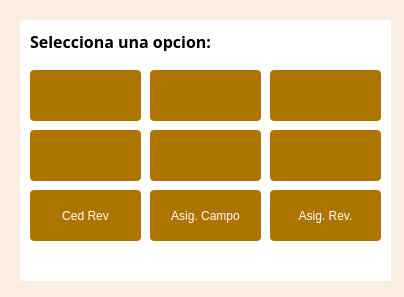
<?xml version="1.0" encoding="UTF-8"?>
<ui version="4.0">
 <class>MasterDialogBase</class>
 <widget class="QDialog" name="MasterDialogBase">
  <property name="geometry">
   <rect>
    <x>0</x>
    <y>0</y>
    <width>404</width>
    <height>297</height>
   </rect>
  </property>
  <property name="minimumSize">
   <size>
    <width>403</width>
    <height>296</height>
   </size>
  </property>
  <property name="maximumSize">
   <size>
    <width>404</width>
    <height>297</height>
   </size>
  </property>
  <property name="windowTitle">
   <string>Master</string>
  </property>
  <property name="styleSheet">
   <string notr="true">QDialog{
background : rgb(250,238,224);
}</string>
  </property>
  <widget class="QWidget" name="widget" native="true">
   <property name="geometry">
    <rect>
     <x>20</x>
     <y>20</y>
     <width>371</width>
     <height>261</height>
    </rect>
   </property>
   <property name="styleSheet">
    <string notr="true">QWidget{
background : rgb(255,255,255);
}</string>
   </property>
   <widget class="QPushButton" name="btnFusDiv">
    <property name="geometry">
     <rect>
      <x>130</x>
      <y>110</y>
      <width>111</width>
      <height>51</height>
     </rect>
    </property>
    <property name="styleSheet">
     <string notr="true">QPushButton{
background : rgb(174, 116, 0);
color : rgb(255, 255, 255);
border-radius : 4px;
}
QPushButton::hover{
background : rgb(104, 69, 13);
color : rgb(255, 255, 255);
border-radius : 4px;
}
QPushButton:disabled {
background: rgb(217, 217, 217)
}</string>
    </property>
    <property name="text">
     <string/>
    </property>
    <property name="icon">
     <iconset resource="resources.qrc">
      <normaloff>:/plugins/Master/icons/DivisionFusion.png</normaloff>:/plugins/Master/icons/DivisionFusion.png</iconset>
    </property>
    <property name="iconSize">
     <size>
      <width>112</width>
      <height>112</height>
     </size>
    </property>
   </widget>
   <widget class="QPushButton" name="btnCedRev">
    <property name="geometry">
     <rect>
      <x>10</x>
      <y>170</y>
      <width>111</width>
      <height>51</height>
     </rect>
    </property>
    <property name="styleSheet">
     <string notr="true">QPushButton{
background : rgb(174, 116, 0);
color : rgb(255, 255, 255);
border-radius : 4px;
}
QPushButton::hover{
background : rgb(104, 69, 13);
color : rgb(255, 255, 255);
border-radius : 4px;
}
QPushButton:disabled {
background: rgb(217, 217, 217)
}</string>
    </property>
    <property name="text">
     <string>Ced Rev</string>
    </property>
   </widget>
   <widget class="QPushButton" name="btnDibujo">
    <property name="geometry">
     <rect>
      <x>130</x>
      <y>50</y>
      <width>111</width>
      <height>51</height>
     </rect>
    </property>
    <property name="styleSheet">
     <string notr="true">QPushButton{
background : rgb(174, 116, 0);
color : rgb(255, 255, 255);
border-radius : 4px;
}
QPushButton::hover{
background : rgb(104, 69, 13);
color : rgb(255, 255, 255);
border-radius : 4px;
}
QPushButton:disabled {
background: rgb(217, 217, 217)
}</string>
    </property>
    <property name="text">
     <string/>
    </property>
    <property name="icon">
     <iconset resource="resources.qrc">
      <normaloff>:/plugins/Master/icons/dibujo.png</normaloff>:/plugins/Master/icons/dibujo.png</iconset>
    </property>
    <property name="iconSize">
     <size>
      <width>112</width>
      <height>112</height>
     </size>
    </property>
   </widget>
   <widget class="QPushButton" name="btnEliminar">
    <property name="geometry">
     <rect>
      <x>250</x>
      <y>50</y>
      <width>111</width>
      <height>51</height>
     </rect>
    </property>
    <property name="styleSheet">
     <string notr="true">QPushButton{
background : rgb(174, 116, 0);
color : rgb(255, 255, 255);
border-radius : 4px;
}
QPushButton::hover{
background : rgb(104, 69, 13);
color : rgb(255, 255, 255);
border-radius : 4px;
}
QPushButton:disabled {
background: rgb(217, 217, 217)
}</string>
    </property>
    <property name="text">
     <string/>
    </property>
    <property name="icon">
     <iconset resource="resources.qrc">
      <normaloff>:/plugins/Master/icons/Eliminar.png</normaloff>:/plugins/Master/icons/Eliminar.png</iconset>
    </property>
    <property name="iconSize">
     <size>
      <width>112</width>
      <height>112</height>
     </size>
    </property>
   </widget>
   <widget class="QPushButton" name="btnTopologia">
    <property name="geometry">
     <rect>
      <x>10</x>
      <y>110</y>
      <width>111</width>
      <height>51</height>
     </rect>
    </property>
    <property name="styleSheet">
     <string notr="true">QPushButton{
background : rgb(174, 116, 0);
color : rgb(255, 255, 255);
border-radius : 4px;
}
QPushButton::hover{
background : rgb(104, 69, 13);
color : rgb(255, 255, 255);
border-radius : 4px;
}
QPushButton:disabled {
background: rgb(217, 217, 217)
}</string>
    </property>
    <property name="text">
     <string/>
    </property>
    <property name="icon">
     <iconset resource="resources.qrc">
      <normaloff>:/plugins/Master/icons/Topologia.png</normaloff>:/plugins/Master/icons/Topologia.png</iconset>
    </property>
    <property name="iconSize">
     <size>
      <width>112</width>
      <height>112</height>
     </size>
    </property>
   </widget>
   <widget class="QPushButton" name="btnCargaMasiva">
    <property name="geometry">
     <rect>
      <x>250</x>
      <y>110</y>
      <width>111</width>
      <height>51</height>
     </rect>
    </property>
    <property name="styleSheet">
     <string notr="true">QPushButton{
background : rgb(174, 116, 0);
color : rgb(255, 255, 255);
border-radius : 4px;
}
QPushButton::hover{
background : rgb(104, 69, 13);
color : rgb(255, 255, 255);
border-radius : 4px;
}
QPushButton:disabled {
background: rgb(217, 217, 217)
}</string>
    </property>
    <property name="text">
     <string/>
    </property>
    <property name="icon">
     <iconset resource="resources.qrc">
      <normaloff>:/plugins/Master/icons/carga.png</normaloff>:/plugins/Master/icons/carga.png</iconset>
    </property>
    <property name="iconSize">
     <size>
      <width>112</width>
      <height>112</height>
     </size>
    </property>
   </widget>
   <widget class="QPushButton" name="btnAsigCampo">
    <property name="geometry">
     <rect>
      <x>130</x>
      <y>170</y>
      <width>111</width>
      <height>51</height>
     </rect>
    </property>
    <property name="styleSheet">
     <string notr="true">QPushButton{
background : rgb(174, 116, 0);
color : rgb(255, 255, 255);
border-radius : 4px;
}
QPushButton::hover{
background : rgb(104, 69, 13);
color : rgb(255, 255, 255);
border-radius : 4px;
}
QPushButton:disabled {
background: rgb(217, 217, 217)
}</string>
    </property>
    <property name="text">
     <string>Asig. Campo</string>
    </property>
   </widget>
   <widget class="QPushButton" name="btnAsigRev">
    <property name="geometry">
     <rect>
      <x>250</x>
      <y>170</y>
      <width>111</width>
      <height>51</height>
     </rect>
    </property>
    <property name="styleSheet">
     <string notr="true">QPushButton{
background : rgb(174, 116, 0);
color : rgb(255, 255, 255);
border-radius : 4px;
}
QPushButton::hover{
background : rgb(104, 69, 13);
color : rgb(255, 255, 255);
border-radius : 4px;
}
QPushButton:disabled {
background: rgb(217, 217, 217)
}</string>
    </property>
    <property name="text">
     <string>Asig. Rev.</string>
    </property>
   </widget>
   <widget class="QPushButton" name="btnConsulta">
    <property name="geometry">
     <rect>
      <x>10</x>
      <y>50</y>
      <width>111</width>
      <height>51</height>
     </rect>
    </property>
    <property name="styleSheet">
     <string notr="true">QPushButton{
background : rgb(174, 116, 0);
color : rgb(255, 255, 255);
border-radius : 4px;
}
QPushButton::hover{
background : rgb(104, 69, 13);
color : rgb(255, 255, 255);
border-radius : 4px;
}
QPushButton:disabled {
background: rgb(217, 217, 217)
}</string>
    </property>
    <property name="text">
     <string/>
    </property>
    <property name="icon">
     <iconset resource="resources.qrc">
      <normaloff>:/plugins/Master/icons/consulta.png</normaloff>:/plugins/Master/icons/consulta.png</iconset>
    </property>
    <property name="iconSize">
     <size>
      <width>112</width>
      <height>112</height>
     </size>
    </property>
   </widget>
   <widget class="QLabel" name="label">
    <property name="geometry">
     <rect>
      <x>10</x>
      <y>10</y>
      <width>221</width>
      <height>21</height>
     </rect>
    </property>
    <property name="font">
     <font>
      <family>Century Gothic</family>
      <pointsize>12</pointsize>
      <weight>75</weight>
      <bold>true</bold>
     </font>
    </property>
    <property name="text">
     <string>&lt;html&gt;&lt;head/&gt;&lt;body&gt;&lt;p&gt;Selecciona una opcion:&lt;/p&gt;&lt;/body&gt;&lt;/html&gt;</string>
    </property>
   </widget>
   <zorder>btnCedRev</zorder>
   <zorder>btnAsigCampo</zorder>
   <zorder>btnAsigRev</zorder>
   <zorder>label</zorder>
   <zorder>btnTopologia</zorder>
   <zorder>btnConsulta</zorder>
   <zorder>btnFusDiv</zorder>
   <zorder>btnDibujo</zorder>
   <zorder>btnEliminar</zorder>
   <zorder>btnCargaMasiva</zorder>
  </widget>
 </widget>
 <connections/>
</ui>
